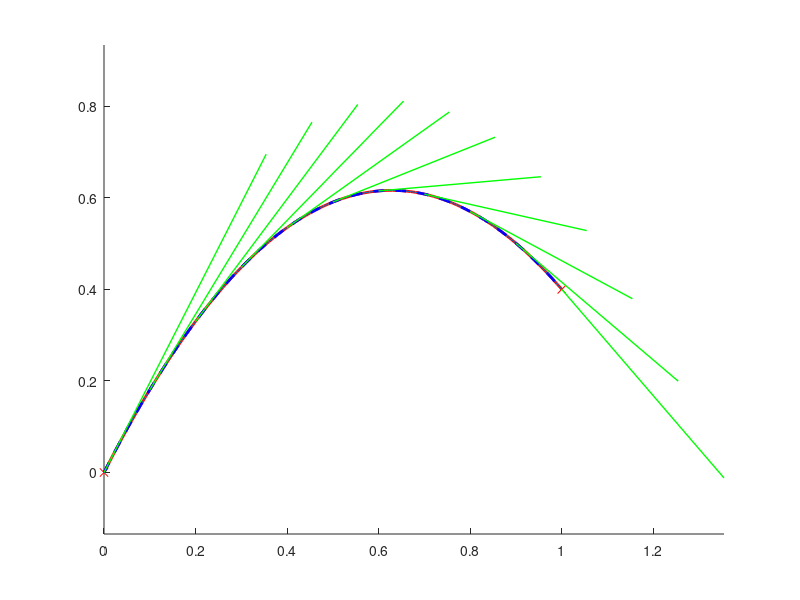

Write MATLAB code to recreate this figure. (Note: this script raises an error after producing the figure.)
%% geometry analysis for ballistic motion planning
g = 9.81;

xs = [0;0];
xg = [1;0.4];
xsg = xg - xs;
hold on
plot(xs(1),xs(2),'rx')
plot(xg(1),xg(2),'rx')

%% find vs to shoot to the goal
th = atan2(xsg(2),xsg(1));
alpha = pi*0.35;
if alpha < th
    alpha = th;
end

dx = sqrt((g*xsg(1))/(2*(xsg(1)*tan(alpha)-xsg(2))));
dz = dx * tan(alpha);

vs = [dx;dz];
% vs_norm = norm(vs)
Tair = xsg(1) / dx;
t = linspace(0,Tair,101);

xt = repmat(xs,size(t)) + vs * t + 1/2*[0;-g]*t.^2;

plot(xt(1,:),xt(2,:),'r','linewidth',2)
axis equal; hold on;


%% parametrize parabola w.r.t. x
plot(xt(1,:),xt(2,:))
axis equal
x = linspace(0,1,101);
% z(x)
z = -g/(2*dx^2) * x.^2 + dz/dx * x;
plot(x,z,'b--','linewidth',2)

% vx(x) = dx; vz(x)
x_ = linspace(0,1,11);
z_ = -g/(2*dx^2) * x_.^2 + dz/dx * x_;
vx = dx * ones(size(x_));
vz = dz * ones(size(x_)) - g/dx * x_;
for ii = 1:length(x_)
    p1 = [x_(ii);z_(ii)];
    p2 = p1 + [vx(ii);vz(ii)]*0.2;
    chain = [p1,p2];
    plot(chain(1,:),chain(2,:),'g','linewidth',1)
end


%% optimize on parabola
x1 = sdpvar(2,1);
x2 = sdpvar(2,1);
sdpvar x_2

F = [];
F = [F;x1(2) == -x1(1)^2];
F = [F;x2(2) == -x2(1) + 2];
% Fquad = cst_quadratic_approx(x1(1),x_2,20,[-1;1]);
% F = [F;Fquad];

ops = sdpsettings('solver','fmincon','debug',1,'verbose',1);
obj = norm(x1 - x2);
sol = optimize(F,obj,ops)



%%
% z = c0 + c1 * x + c2 * x^2
% vx = sqrt(-g/(2*c2))
% vz = (c1 + 2*c2*x)*vx
% 





